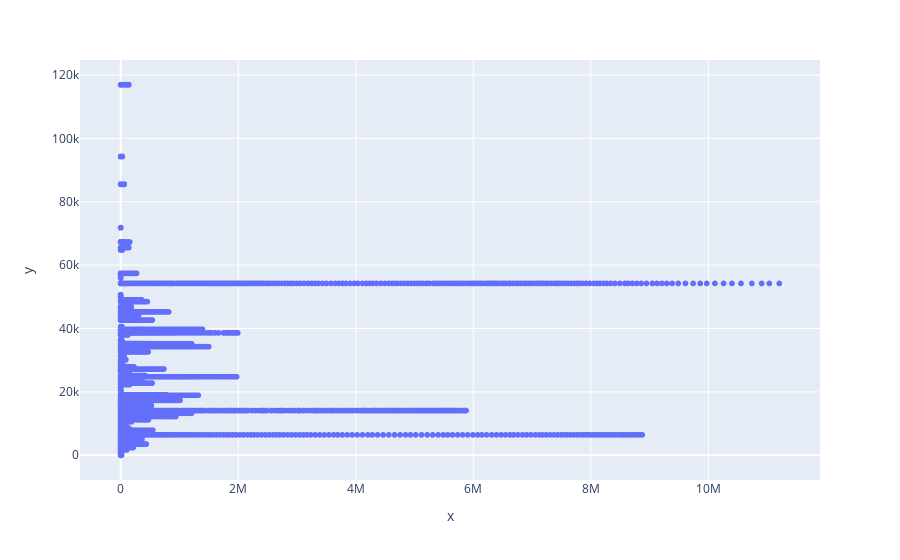

Notebook cell for this chart:
### Code cell
#  b. Plot a scatter plot of 'total_cases' & 'gdp_per_capita'

df_groupby = px.scatter(x=covid['total_cases'],y = covid['gdp_per_capita'])
df_groupby

### Figure 1 — Plotly figure (JSON) as saved in the notebook; plotly's stock layout.template omitted (floating-point values rounded to 4 significant figures; data arrays with more than 128 entries replaced by an {"elided": "..."} marker saying what was removed)
{"data": [{"hovertemplate": "x=%{x}<br>y=%{y}<extra></extra>", "legendgroup": "", "marker": {"color": "#636efa", "symbol": "circle"}, "mode": "markers", "name": "", "showlegend": false, "type": "scattergl", "x": {"elided": "56748 int values"}, "xaxis": "x", "y": {"elided": "56748 float values"}, "yaxis": "y"}], "layout": {"legend": {"tracegroupgap": 0}, "margin": {"t": 60}, "xaxis": {"anchor": "y", "domain": [0, 1], "title": {"text": "x"}}, "yaxis": {"anchor": "x", "domain": [0, 1], "title": {"text": "y"}}}}
